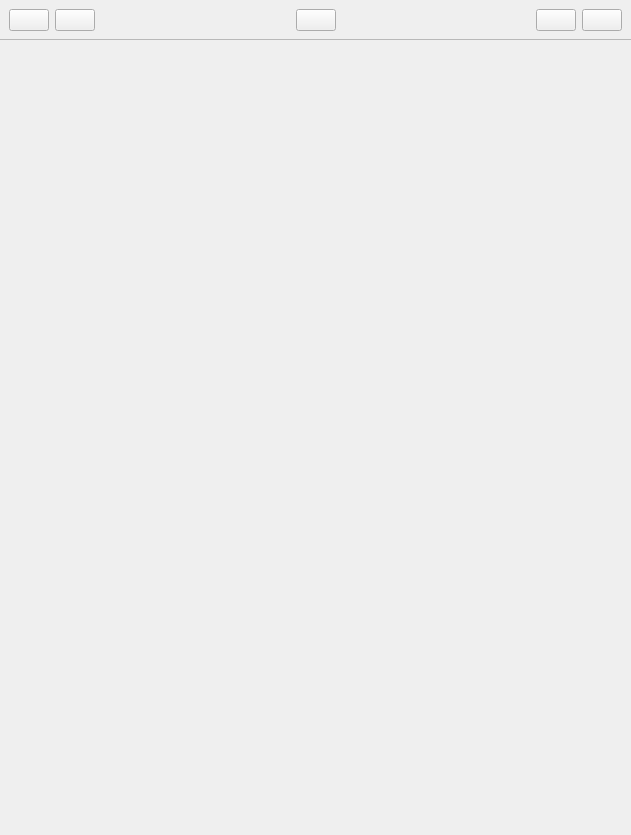
<?xml version="1.0" encoding="UTF-8"?>
<ui version="4.0">
 <class>LiveViewWidget</class>
 <widget class="QWidget" name="LiveViewWidget">
  <property name="geometry">
   <rect>
    <x>0</x>
    <y>0</y>
    <width>631</width>
    <height>835</height>
   </rect>
  </property>
  <property name="windowTitle">
   <string>Form</string>
  </property>
  <layout class="QVBoxLayout" name="verticalLayout">
   <property name="spacing">
    <number>0</number>
   </property>
   <property name="leftMargin">
    <number>0</number>
   </property>
   <property name="topMargin">
    <number>0</number>
   </property>
   <property name="rightMargin">
    <number>0</number>
   </property>
   <property name="bottomMargin">
    <number>0</number>
   </property>
   <item>
    <widget class="QWidget" name="vehicleListControls" native="true">
     <property name="styleSheet">
      <string notr="true">#vehicleListControls { border-bottom: 1px solid palette(mid); }</string>
     </property>
     <layout class="QHBoxLayout" name="horizontalLayout_9">
      <property name="leftMargin">
       <number>9</number>
      </property>
      <property name="topMargin">
       <number>9</number>
      </property>
      <property name="rightMargin">
       <number>9</number>
      </property>
      <property name="bottomMargin">
       <number>9</number>
      </property>
      <item>
       <widget class="QPushButton" name="selectAllButton">
        <property name="enabled">
         <bool>true</bool>
        </property>
        <property name="toolTip">
         <string>&lt;html&gt;&lt;head/&gt;&lt;body&gt;&lt;p&gt;Select all&lt;/p&gt;&lt;/body&gt;&lt;/html&gt;</string>
        </property>
        <property name="text">
         <string/>
        </property>
        <property name="icon">
         <iconset resource="resources.qrc">
          <normaloff>:/custom_icons/selecting-all-checkmark-icon.svg</normaloff>:/custom_icons/selecting-all-checkmark-icon.svg</iconset>
        </property>
       </widget>
      </item>
      <item>
       <widget class="QPushButton" name="deselectAllButton">
        <property name="enabled">
         <bool>true</bool>
        </property>
        <property name="toolTip">
         <string>&lt;html&gt;&lt;head/&gt;&lt;body&gt;&lt;p&gt;Deselect all&lt;/p&gt;&lt;/body&gt;&lt;/html&gt;</string>
        </property>
        <property name="text">
         <string/>
        </property>
        <property name="icon">
         <iconset resource="resources.qrc">
          <normaloff>:/custom_icons/uncheck-all-icon.svg</normaloff>:/custom_icons/uncheck-all-icon.svg</iconset>
        </property>
       </widget>
      </item>
      <item>
       <spacer name="horizontalSpacer_4">
        <property name="orientation">
         <enum>Qt::Horizontal</enum>
        </property>
        <property name="sizeHint" stdset="0">
         <size>
          <width>40</width>
          <height>20</height>
         </size>
        </property>
       </spacer>
      </item>
      <item>
       <widget class="QPushButton" name="clearTracksButton">
        <property name="toolTip">
         <string>&lt;html&gt;&lt;head/&gt;&lt;body&gt;&lt;p&gt;Clear tracks&lt;/p&gt;&lt;/body&gt;&lt;/html&gt;</string>
        </property>
        <property name="text">
         <string/>
        </property>
        <property name="icon">
         <iconset resource="resources.qrc">
          <normaloff>:/custom_icons/eraser-icon.svg</normaloff>:/custom_icons/eraser-icon.svg</iconset>
        </property>
       </widget>
      </item>
      <item>
       <spacer name="horizontalSpacer">
        <property name="orientation">
         <enum>Qt::Horizontal</enum>
        </property>
        <property name="sizeHint" stdset="0">
         <size>
          <width>40</width>
          <height>20</height>
         </size>
        </property>
       </spacer>
      </item>
      <item>
       <widget class="QPushButton" name="expandAllButton">
        <property name="enabled">
         <bool>true</bool>
        </property>
        <property name="toolTip">
         <string>&lt;html&gt;&lt;head/&gt;&lt;body&gt;&lt;p&gt;Expand all&lt;/p&gt;&lt;/body&gt;&lt;/html&gt;</string>
        </property>
        <property name="text">
         <string/>
        </property>
        <property name="icon">
         <iconset resource="resources.qrc">
          <normaloff>:/custom_icons/expand-all-arrow-icon.svg</normaloff>:/custom_icons/expand-all-arrow-icon.svg</iconset>
        </property>
       </widget>
      </item>
      <item>
       <widget class="QPushButton" name="collapseAllButton">
        <property name="enabled">
         <bool>true</bool>
        </property>
        <property name="toolTip">
         <string>&lt;html&gt;&lt;head/&gt;&lt;body&gt;&lt;p&gt;Collapse all&lt;/p&gt;&lt;/body&gt;&lt;/html&gt;</string>
        </property>
        <property name="text">
         <string/>
        </property>
        <property name="icon">
         <iconset resource="resources.qrc">
          <normaloff>:/custom_icons/collapse-all-arrow-icon.svg</normaloff>:/custom_icons/collapse-all-arrow-icon.svg</iconset>
        </property>
       </widget>
      </item>
     </layout>
    </widget>
   </item>
   <item>
    <widget class="QScrollArea" name="vehicleListScrollArea">
     <property name="styleSheet">
      <string notr="true"/>
     </property>
     <property name="frameShape">
      <enum>QFrame::NoFrame</enum>
     </property>
     <property name="horizontalScrollBarPolicy">
      <enum>Qt::ScrollBarAlwaysOff</enum>
     </property>
     <property name="sizeAdjustPolicy">
      <enum>QAbstractScrollArea::AdjustToContents</enum>
     </property>
     <property name="widgetResizable">
      <bool>true</bool>
     </property>
     <widget class="QWidget" name="vehicleList">
      <property name="geometry">
       <rect>
        <x>0</x>
        <y>0</y>
        <width>631</width>
        <height>793</height>
       </rect>
      </property>
      <property name="layoutDirection">
       <enum>Qt::LeftToRight</enum>
      </property>
      <layout class="QVBoxLayout" name="vehicleListVLayout">
       <property name="spacing">
        <number>0</number>
       </property>
       <property name="leftMargin">
        <number>0</number>
       </property>
       <property name="topMargin">
        <number>0</number>
       </property>
       <property name="rightMargin">
        <number>0</number>
       </property>
       <property name="bottomMargin">
        <number>0</number>
       </property>
      </layout>
     </widget>
    </widget>
   </item>
  </layout>
 </widget>
 <tabstops>
  <tabstop>selectAllButton</tabstop>
  <tabstop>deselectAllButton</tabstop>
  <tabstop>expandAllButton</tabstop>
  <tabstop>collapseAllButton</tabstop>
 </tabstops>
 <resources>
  <include location="resources.qrc"/>
 </resources>
 <connections/>
</ui>
